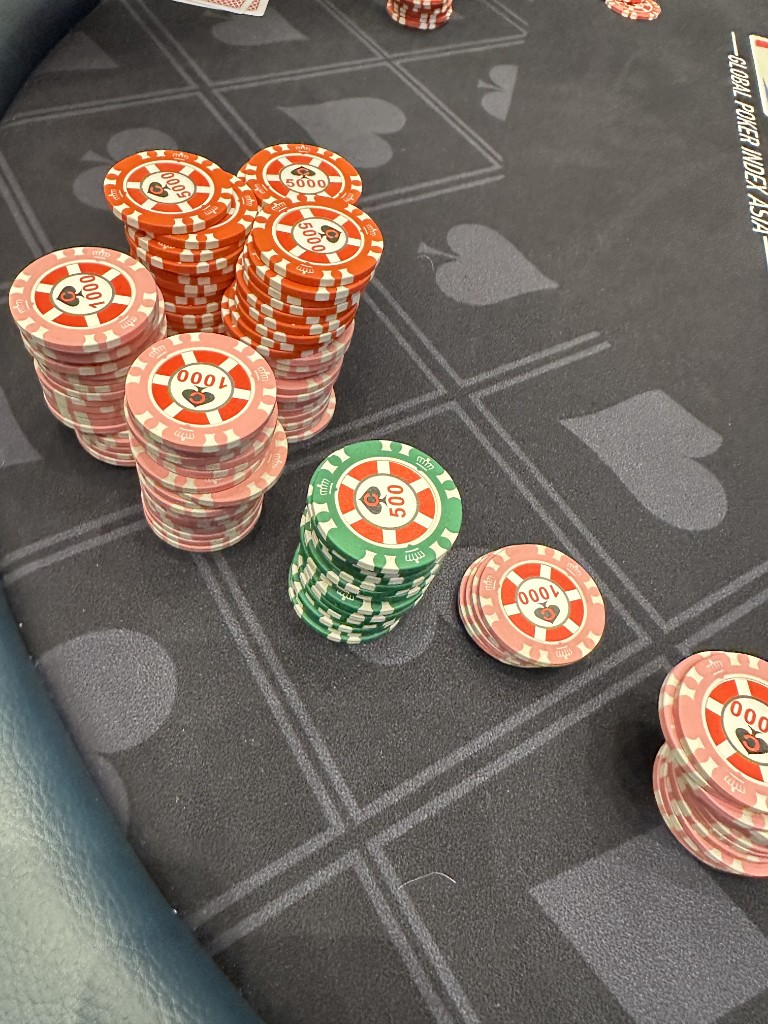
#> input picture data/regression/image_1023.png, 768 x 1024 px, found by its file name
$ python regression_label_tool.py
#> lines starting #> are read from the running program, lines starting #| are printed output that depends on the picture
from __future__ import annotations

import argparse
import json
from dataclasses import dataclass
from pathlib import Path
from typing import List, Tuple

import cv2


COLOR_KEYS = {
    ord("1"): "red",
    ord("2"): "pink",
    ord("3"): "green",
    ord("4"): "black",
}

BOX_COLORS_BGR = {
    "red": (30, 80, 230),
    "pink": (180, 130, 240),
    "green": (80, 190, 90),
    "black": (40, 40, 40),
}


@dataclass
class LabeledBox:
    color: str
    bbox: Tuple[int, int, int, int]  # x1, y1, x2, y2


class Annotator:
    def __init__(self, image_path: Path, gt_path: Path) -> None:
        self.image_path = image_path
        self.gt_path = gt_path
        self.image = cv2.imread(str(image_path))
#> self.image is the input picture: shape (1024, 768, 3); mean B, G, R 96.7, 106.4, 119.1
        if self.image is None:
            raise RuntimeError(f"Failed to open image: {image_path}")

        self.h, self.w = self.image.shape[:2]
#> self.h = 1024; self.w = 768
        self.current_color = "red"
        self.boxes: List[LabeledBox] = self.load_existing_boxes()

        self.drawing = False
        self.start_pt: Tuple[int, int] | None = None
        self.temp_end: Tuple[int, int] | None = None

    def load_existing_boxes(self) -> List[LabeledBox]:
        if not self.gt_path.exists():
            return []
        try:
            data = json.loads(self.gt_path.read_text(encoding="utf-8"))
            out: List[LabeledBox] = []
            for ann in data.get("annotations", []):
                color = str(ann.get("color", "")).lower()
                bbox = ann.get("bbox", [])
                if color not in BOX_COLORS_BGR or len(bbox) != 4:
                    continue
                out.append(
                    LabeledBox(
                        color=color,
                        bbox=(int(bbox[0]), int(bbox[1]), int(bbox[2]), int(bbox[3])),
                    )
                )
            return out
        except Exception:
            return []

    def save(self) -> None:
        payload = {
            "image": str(self.image_path).replace("\\", "/"),
            "image_width": int(self.w),
            "image_height": int(self.h),
            "colors": ["red", "pink", "green", "black"],
            "annotations": [
                {"color": box.color, "bbox": [box.bbox[0], box.bbox[1], box.bbox[2], box.bbox[3]]}
                for box in self.boxes
            ],
        }
        self.gt_path.write_text(json.dumps(payload, indent=2, ensure_ascii=False), encoding="utf-8")
        print(f"Saved GT: {self.gt_path} ({len(self.boxes)} boxes)")

    def draw(self) -> None:
        canvas = self.image.copy()
        for i, box in enumerate(self.boxes):
            x1, y1, x2, y2 = box.bbox
            color = BOX_COLORS_BGR[box.color]
            cv2.rectangle(canvas, (x1, y1), (x2, y2), color, 2)
            cv2.putText(
                canvas,
                f"{i+1}:{box.color}",
                (max(0, x1), max(16, y1 - 6)),
                cv2.FONT_HERSHEY_SIMPLEX,
                0.45,
                color,
                2,
                cv2.LINE_AA,
            )

        if self.drawing and self.start_pt and self.temp_end:
            color = BOX_COLORS_BGR[self.current_color]
            cv2.rectangle(canvas, self.start_pt, self.temp_end, color, 2)

        legend = (
            f"[1]red [2]pink [3]green [4]black  current={self.current_color}  "
            "[u]undo [c]clear [s]save [q]quit"
        )
        cv2.rectangle(canvas, (0, 0), (self.w, 26), (0, 0, 0), -1)
        cv2.putText(canvas, legend, (8, 18), cv2.FONT_HERSHEY_SIMPLEX, 0.48, (230, 230, 230), 1, cv2.LINE_AA)
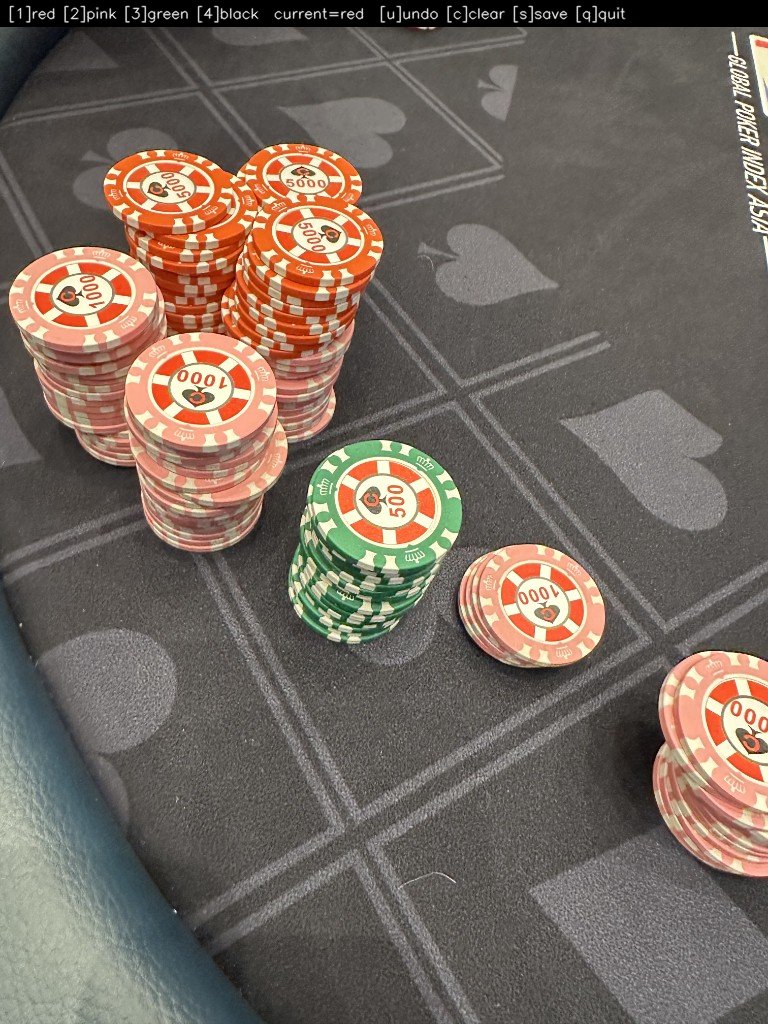
#> canvas: shape (1024, 768, 3); mean B, G, R 95.2, 104.7, 117.1
        cv2.imshow("Regression Label Tool", canvas)

    def on_mouse(self, event, x, y, flags, param) -> None:
        x = max(0, min(self.w - 1, int(x)))
        y = max(0, min(self.h - 1, int(y)))
        if event == cv2.EVENT_LBUTTONDOWN:
            self.drawing = True
            self.start_pt = (x, y)
            self.temp_end = (x, y)
        elif event == cv2.EVENT_MOUSEMOVE and self.drawing:
            self.temp_end = (x, y)
        elif event == cv2.EVENT_LBUTTONUP and self.drawing and self.start_pt:
            self.drawing = False
            x1, y1 = self.start_pt
            x2, y2 = x, y
            x1, x2 = sorted((x1, x2))
            y1, y2 = sorted((y1, y2))
            if (x2 - x1) >= 8 and (y2 - y1) >= 8:
                self.boxes.append(LabeledBox(color=self.current_color, bbox=(x1, y1, x2, y2)))
            self.start_pt = None
            self.temp_end = None


def parse_args() -> argparse.Namespace:
    parser = argparse.ArgumentParser(description="Label one regression image with color boxes.")
    parser.add_argument("--image", default="data/regression/image_1023.png", help="Image path.")
    parser.add_argument("--gt", default="data/regression/image_1023_gt.json", help="GT json output path.")
    return parser.parse_args()


def main() -> int:
    args = parse_args()
    image_path = Path(args.image).resolve()
    gt_path = Path(args.gt).resolve()
    gt_path.parent.mkdir(parents=True, exist_ok=True)

    tool = Annotator(image_path=image_path, gt_path=gt_path)
    cv2.namedWindow("Regression Label Tool", cv2.WINDOW_NORMAL)
    cv2.setMouseCallback("Regression Label Tool", tool.on_mouse)

    while True:
        tool.draw()
        key = cv2.waitKey(20) & 0xFF
#> (key q is pressed here)
        if key in COLOR_KEYS:
            tool.current_color = COLOR_KEYS[key]
        elif key == ord("u"):
            if tool.boxes:
                tool.boxes.pop()
        elif key == ord("c"):
            tool.boxes.clear()
        elif key == ord("s"):
            tool.save()
        elif key == ord("q"):
            break

    cv2.destroyAllWindows()
    return 0


if __name__ == "__main__":
    raise SystemExit(main())
#> (the program exits here)
